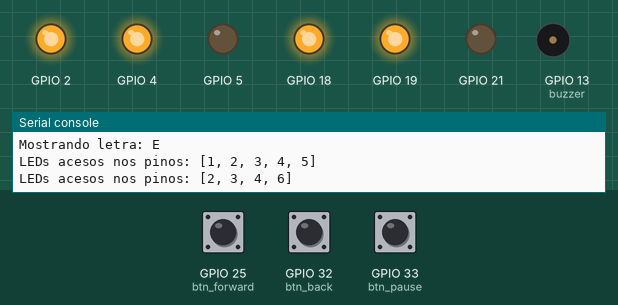
This program was run on a simulated ESP32 board running MicroPython. Parts: output pins drawn as LEDs (lit = HIGH), buzzer (waves = sounding), the last lines printed to the serial console. Dashed ring = blinking. Inputs (shaded band) come from the test bench; at power-on: GPIO 25 (btn_forward) HIGH, GPIO 32 (btn_back) HIGH, GPIO 33 (btn_pause) HIGH. WiFi joins after 1.5 s; web requests get an empty 200 reply after 0.4 s.

Above: at 3.6 s.
3.7 s: GPIO 25 (btn_forward) pulled LOW for 0.15 s
At 4.0 s:
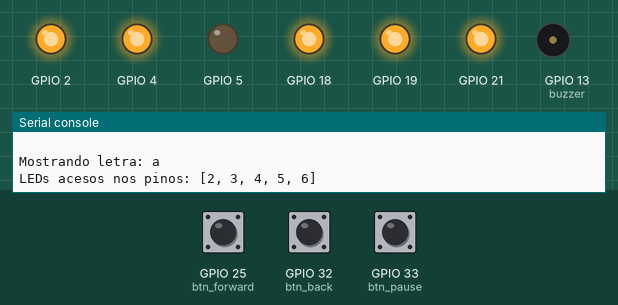
6.8 s: GPIO 25 (btn_forward) pulled LOW for 0.15 s
At 7.6 s:
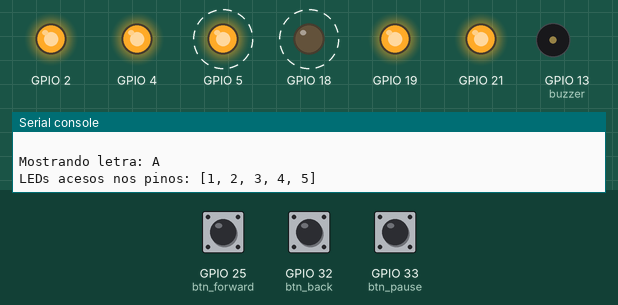
9.9 s: GPIO 32 (btn_back) pulled LOW for 0.15 s
At 12.3 s:
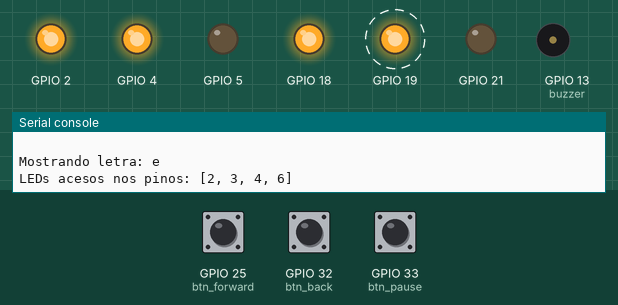
13.0 s: GPIO 25 (btn_forward) pulled LOW for 0.15 s
At 14.5 s:
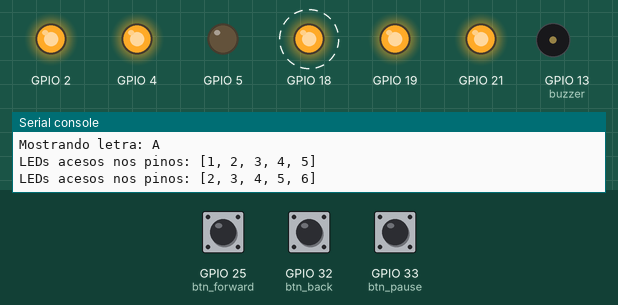
16.1 s: GPIO 33 (btn_pause) pulled LOW for 0.15 s
At 16.1 s:
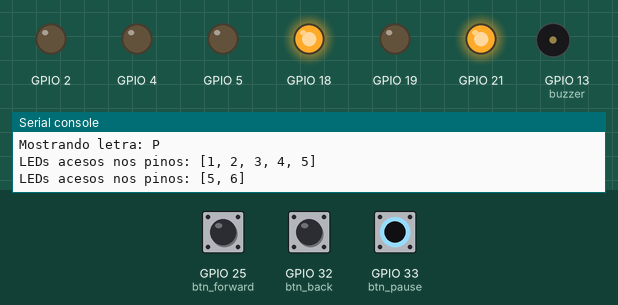
17.7 s: GPIO 32 (btn_back) pulled LOW for 1 s
At 18.8 s:
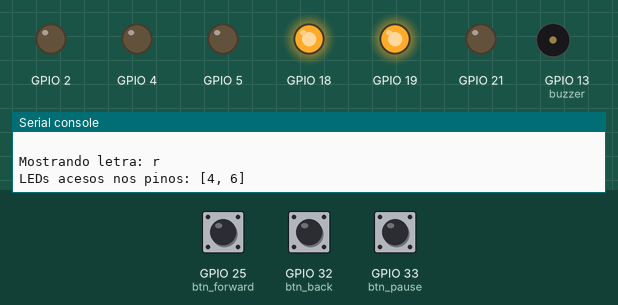
Timing chart, 0 to 20.7 s (numbered marks = the images above; inputs shaded):
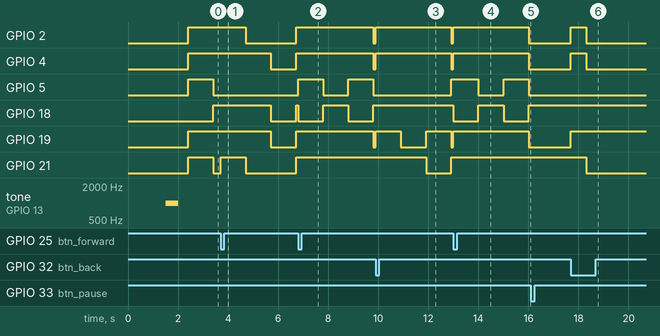

The program:

C_digo.py
```python
from machine import Pin, PWM
from time import sleep, ticks_ms, ticks_diff
import network
import urequests
import ujson
import time

# ------------------------------
# Configuração LEDs
# ------------------------------
led_pins = {
    1: Pin(5, Pin.OUT),
    2: Pin(4, Pin.OUT),
    3: Pin(2, Pin.OUT),
    4: Pin(19, Pin.OUT),
    5: Pin(21, Pin.OUT),
    6: Pin(18, Pin.OUT)
}

# ------------------------------
# Mapas Braille
# ------------------------------
braille_map = {
    "a": [2, 3, 4, 5, 6],
    "b": [3, 4, 5, 6],
    "c": [2, 3, 5, 6],
    "d": [2, 3, 6],
    "e": [2, 3, 4, 6],
    "f": [3, 5, 6],
    "g": [3, 6],
    "h": [3, 4, 6],
    "i": [1, 3, 5, 6],
    "j": [1, 3, 6],
    "k": [2, 4, 5, 6],
    "l": [4, 5, 6],
    "m": [2, 5, 6],
    "n": [2, 6],
    "o": [2, 4, 6],
    "p": [5, 6],
    "q": [6],
    "r": [4, 6],
    "s": [1, 5, 6],
    "t": [1, 6],
    "u": [2, 4, 5],
    "v": [5],
    "w": [1, 3],
    "x": [2, 5],
    "y": [2],
    "z": [2, 4],
    ",": [1, 3, 4, 5, 6],
    ".": [1, 3, 4],
    ";": [1, 4, 5, 6],
    ":": [1, 3, 4, 6],
    "!": [1, 4, 6],
    "?": [1, 2, 3, 4, 5],
    "-": [1, 2, 4, 5],
    " ": [1, 2, 3, 4, 5, 6],
    "1": [2, 3, 4, 5, 6],
    "2": [3, 4, 5, 6],
    "3": [2, 3, 5, 6],
    "4": [2, 3, 6],
    "5": [2, 3, 4, 6],
    "6": [3, 5, 6],
    "7": [3, 6],
    "8": [3, 4, 6],
    "9": [1, 3, 5, 6],
    "0": [1, 3, 6]
}

signal_number = [1, 2]         # ⠼
signal_capital = [1, 2, 3, 4, 5]  # ⠠

# ------------------------------
# Funções LEDs
# ------------------------------
def clear_leds():
    for pin in led_pins.values():
        pin.value(0)

def acende_leds(pinos):
    clear_leds()
    for p in pinos:
        led_pins[p].value(1)
    print("LEDs acesos nos pinos:", pinos)

# ------------------------------
# Botões
# ------------------------------
btn_back = Pin(32, Pin.IN, Pin.PULL_UP)
btn_pause = Pin(33, Pin.IN, Pin.PULL_UP)
btn_forward = Pin(25, Pin.IN, Pin.PULL_UP)

# ------------------------------
# Funções auxiliares
# ------------------------------
def find_prev_space(pos, antepenultimate=False):
    spaces = [i for i, c in enumerate(texto[:pos]) if c == " "]
    if antepenultimate and len(spaces) >= 2:
        return spaces[-2]
    elif spaces:
        return spaces[-1]
    return 0

def find_next_space(pos):
    for i in range(pos + 1, len(texto)):
        if texto[i] == " ":
            return i
    return len(texto) - 1

# ------------------------------
# Classe de exibição Braille
# ------------------------------
class BrailleDisplay:
    def __init__(self):
        self.letter = ""
        self.stages = []
        self.stage = 0
        self.start_time = 0
        self.duration = 1000  # 1 segundo por etapa

    def start(self, ch):
        self.letter = ch
        self.stage = 0
        self.start_time = ticks_ms()
        print("\nMostrando letra:", ch)

        # Definir etapas
        if ch.isdigit():
            self.stages = [signal_number, braille_map[ch]]
        elif ch.isalpha():
            if ch.isupper():
                self.stages = [signal_capital, braille_map[ch.lower()]]
            else:
                self.stages = [braille_map[ch]]
        elif ch == " ":
            self.stages = [[]]
        elif ch in braille_map:
            self.stages = [braille_map[ch]]
        else:
            print("Caractere não mapeado:", ch)
            self.stages = [[]]

        if self.stages:
            acende_leds(self.stages[0])

    def update(self):
        now = ticks_ms()
        if self.stage >= len(self.stages):
            clear_leds()
            return True  # letra terminou

        if ticks_diff(now, self.start_time) >= self.duration:
            self.stage += 1
            self.start_time = now
            if self.stage < len(self.stages):
                acende_leds(self.stages[self.stage])
        return False  # ainda mostrando

# ------------------------------
# Wi-Fi e API
# ------------------------------
SSID = "J"
PASSWORD = "12345678"

def conecta_wifi():
    wlan = network.WLAN(network.STA_IF)
    wlan.active(True)
    if not wlan.isconnected():
        print("Conectando ao Wi-Fi...")
        wlan.connect(SSID, PASSWORD)
        while not wlan.isconnected():
            time.sleep(0.5)
    print("Conectado! IP:", wlan.ifconfig()[0])

    # Beep de confirmação
    buzzer = PWM(Pin(13))
    buzzer.freq(1000)
    buzzer.duty(512)
    sleep(0.5)
    buzzer.duty(0)
    buzzer.deinit()

def pega_texto_da_api(livro_id=111, pagina=0):
    while True:
        url = f"https://livrostr.onrender.com/livro/{livro_id}"
        if pagina > 0:
            url += f"/{pagina}"

        print("Buscando:", url)
        try:
            resp = urequests.get(url)
            data = ujson.loads(resp.text)
            resp.close()

            texto_final = ""
            for livro in data.values():
                for item in livro:
                    texto_final += item.get("Trecho", "") + " "

            texto_final = texto_final.strip()
            if texto_final:
                return texto_final
            else:
                pagina += 1

        except Exception as e:
            print("Erro ao acessar API:", e)
            return "Erro ao acessar API"

# ------------------------------
# Loop principal
# ------------------------------
def main():
    global texto
    conecta_wifi()

    pagina_atual = 0
    texto = pega_texto_da_api(pagina=pagina_atual)
    index = 0
    paused = False
    display = BrailleDisplay()
    display.start(texto[index])

    while True:
        # Botões
        if not btn_back.value():
            index = find_prev_space(find_prev_space(index)) + 1
            display.start(texto[index])
            sleep(0.3)

        if not btn_pause.value():
            if paused:
                index = find_prev_space(index) + 1
                display.start(texto[index])
            paused = not paused
            sleep(0.3)

        if not btn_forward.value():
            index = find_next_space(index) + 1
            display.start(texto[index])
            sleep(0.3)

        # Atualiza display apenas se não pausado
        if not paused:
            finished = display.update()
            if finished:
                index += 1
                if index >= len(texto):
                    pagina_atual += 1
                    texto = pega_texto_da_api(pagina=pagina_atual)
                    index = 0
                if index < len(texto):
                    display.start(texto[index])

# ------------------------------
# Execução
# ------------------------------
main()
```

Measured:
- after the input at 3.7 s, GPIO 2: HIGH → LOW after 1.0 s instead of 0.71 s; GPIO 18, GPIO 19: HIGH → LOW after 2.0 s, → HIGH 1.0 s later; GPIO 21: LOW → HIGH at once, → LOW 1.0 s later, → HIGH 2.0 s later
- after the input at 6.8 s, GPIO 18: alternates HIGH for 1.0 s and LOW for 1.0 s, starting at once; GPIO 21: stays HIGH (without the input it goes to LOW after 1.9 s)
- after the input at 9.9 s, GPIO 18: stays HIGH (without the input it goes to LOW after 0.91 s); GPIO 21: HIGH → LOW after 2.0 s instead of 2.9 s
- after the input at 13.0 s, GPIO 5: HIGH → LOW after 1.0 s instead of 1.9 s; GPIO 18: alternates HIGH for 1.0 s and LOW for 1.0 s, starting at once; GPIO 19: LOW → HIGH after 0.00 s instead of 1.9 s; GPIO 21: stays HIGH (without the input it goes to LOW after 2.9 s)
- after the input at 16.1 s, GPIO 2, GPIO 4, GPIO 5, GPIO 19: stays LOW (without the input it goes to HIGH after 0.91 s); GPIO 18: stays HIGH (without the input it goes to LOW after 0.91 s)
- after the input at 17.7 s, GPIO 2, GPIO 4: LOW → HIGH at once, → LOW 0.60 s later; GPIO 19: LOW → HIGH at once; GPIO 21: HIGH → LOW after 0.60 s
